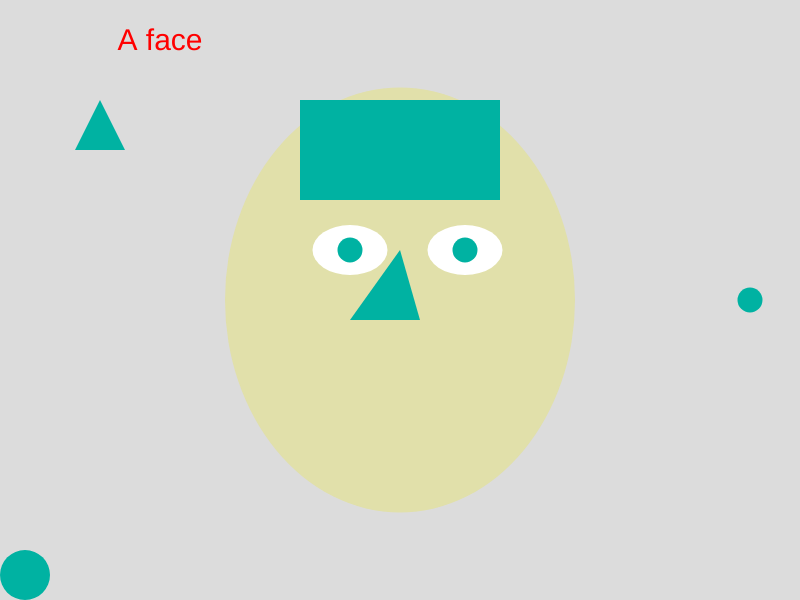
Frame 1 (no input)
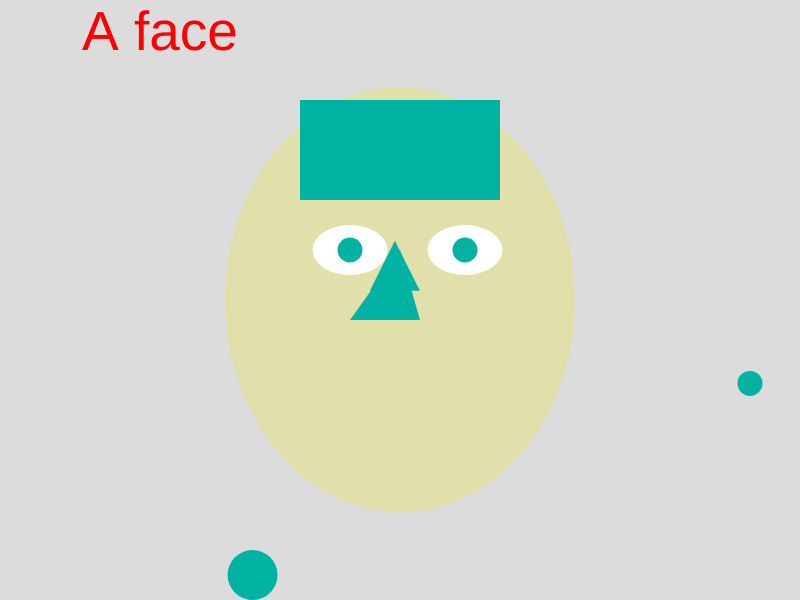
Frame 60 (no input)
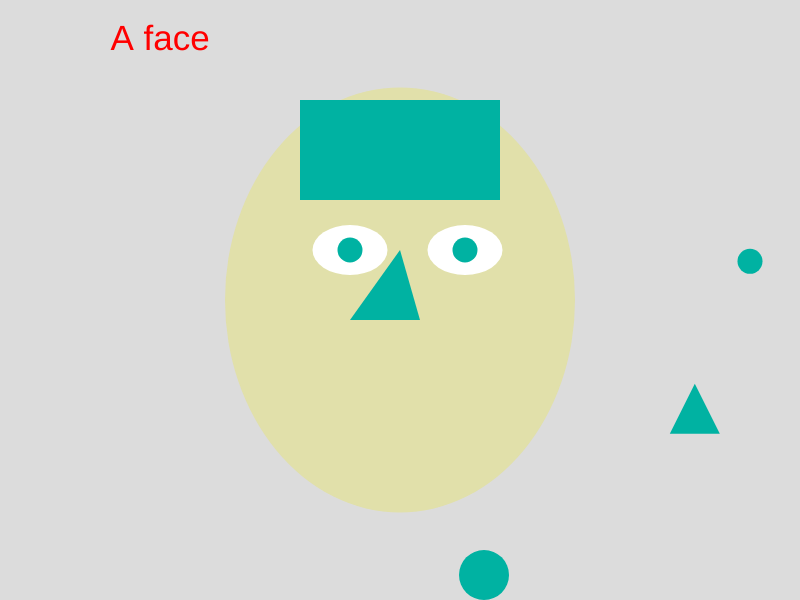
Frame 120 (the mouse pressed at the canvas centre since frame 60)

The p5.js sketch that drew these frames (run headless with seeded random() and noise() and a simulated clock; from frame 60 on, the mouse is pressed at the canvas centre):

// p5.js sketch
// ── sketch.js
// the lets
let xPos = 0;
let xSpeed = 5;
let yPos = 300;
let ySpeed = 2;
let triX = 100;
let triY = 100;
let triSpeedX = 4;
let triSpeedY = 3;
let titleSize = 30;
let titleChange = 5;
let count = 0;
let delay = 0;

function setup() {
    createCanvas(800, 600);
   // random speed for the shapes
    xSpeed = random(1, 5);
    ySpeed = random(1, 6);
    triSpeedX = random(2, 6);
    triSpeedY = random(1, 5);
}

function draw() {
    background(220);
 
    //title
  fill(255, 0, 0);
  textAlign(CENTER);
  textSize(titleSize);
  text("A face", width / 5, 50);
//changes size and changes
 
 
delay++;
if (delay >= 10) {
    titleSize += titleChange;
    count++
    delay = 0;
}
if (count >= 5 ) {
    titleChange *= -1;
    count = 0;
}
   

    //head 
    noStroke();
    fill(225, 224, 170);
    ellipse(400, 300, 350, 425);
 
    //eyes
    fill(255);
    ellipse(465, 250, 75, 50);
    ellipse(350, 250, 75, 50);

    //pupils
    fill(0, 178, 162);
    circle(465, 250, 25);
    circle(350, 250, 25);
    strokeWeight(5);
    point(465, 250);
    point(350, 250);




    //hair
    rect(300, 100, 200, 100);



    //eyebrows 
    line(400, 200, 350, 225);
    line(400, 200, 450, 225);



     //nose
     triangle(400, 250, 350, 320, 420, 320);
    
     // the y shape
     circle(750, yPos, 25); 
     //the movement of the y shape
    
        yPos += ySpeed;
     if (yPos > width - 50 || yPos < 0) {
        ySpeed *= -1;
        if (xPos > 400 || xPos < 250) {
            xSpeed *= -1;
        }
    }
        //the x shape
       fill(0, 178, 162);
        square(xPos, 550, 50, 50);
       
    //the movement of the x shape
        xPos += xSpeed;
        if (xPos > width - 50 || xPos < 0)
            xSpeed *= -1;
        if (yPos > 400 || yPos < 250) {
            ySpeed *= -1;
        }
        // the triangle that has the moves
        fill(0, 178, 162);
        triangle(triX, triY, triX - 25, triY + 50, triX + 25 , triY + 50);
        //the movement of the triangle
        triX += triSpeedX;
        triY += triSpeedY;
        if (triY > height - 50 || triY < 0) {
            triSpeedY *= -1;
        }
        if (triX > width - 50 || triX < 0) {
            triSpeedX *= -1;
        } }
